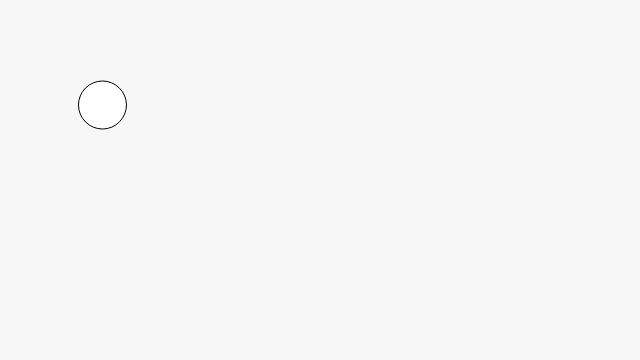
Frame 1 (no input)
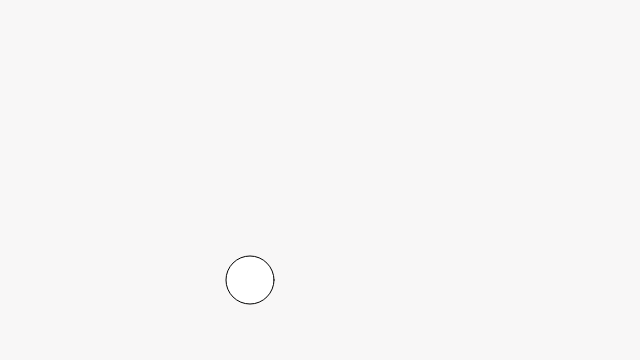
Frame 60 (no input)
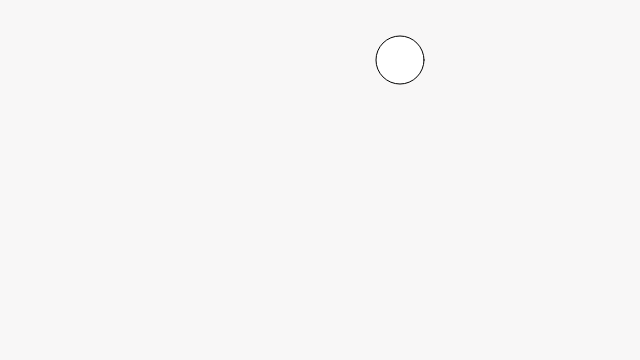
Frame 120 (the mouse pressed at the canvas centre since frame 60)

The p5.js sketch that drew these frames (run headless with seeded random() and noise() and a simulated clock; from frame 60 on, the mouse is pressed at the canvas centre):

// p5.js sketch
// ── sketch.js
let b;

function setup() {
  createCanvas(640, 360);
  b = new Ball(24);
  colorMode(HSL);
}

function draw() {
  background(52, 2, 97);
  b.update();
  b.display();
}

// ── ball.js
class Ball {
  constructor(radius) {
    this.position = new createVector(100, 100);
    this.r = radius;
    this.velocity = new createVector(2.5, 5);
  }

  checkBounce() {
    if (this.position.x + this.r > width || this.position.x - this.r < 0) {
      this.velocity.x = this.velocity.x * -1;
    }
    if (this.position.y + this.r > height || this.position.y - this.r < 0) {
      this.velocity.y = this.velocity.y * -1;
    }
  }

  update() {
    // Add the current speed to the position.
    this.position.add(this.velocity);
    this.checkBounce();
  }
  display() {
    // Display circle at x position
    stroke(0);
    fill(175);
    ellipse(this.position.x, this.position.y, this.r * 2, this.r * 2);
  }
}
